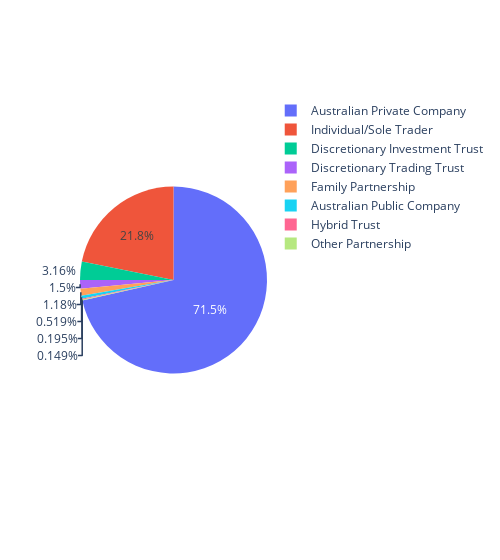

The code cell stored with this chart in its notebook:
### Markdown cell above
##### Results

### Code cell
px.pie(entity_default_amount, values="default", names=entity_default_amount.entity_type, width=500)

### Figure 1 — Plotly figure (JSON) as saved in the notebook; plotly's stock layout.template omitted (floating-point values rounded to 4 significant figures)
{"data": [{"domain": {"x": [0, 1], "y": [0, 1]}, "hovertemplate": "entity_type=%{label}<br>default=%{value}<extra></extra>", "labels": ["Australian Private Company", "Australian Public Company", "Discretionary Investment Trust", "Discretionary Trading Trust", "Family Partnership", "Hybrid Trust", "Individual/Sole Trader", "Other Partnership"], "legendgroup": "", "name": "", "showlegend": true, "type": "pie", "values": [7838000.0, 56900.0, 346700.0, 165000.0, 129100.0, 21370.0, 2394000.0, 16390.0]}], "layout": {"legend": {"tracegroupgap": 0}, "margin": {"t": 60}, "width": 500}}
